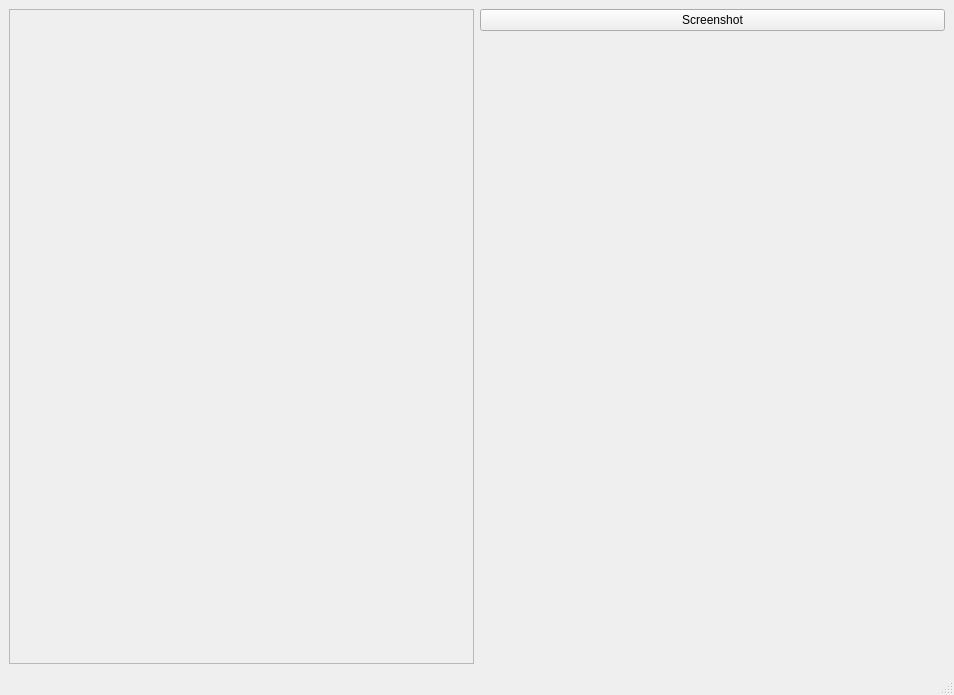
<?xml version="1.0" encoding="UTF-8"?>
<ui version="4.0">
 <class>MainWindow</class>
 <widget class="QMainWindow" name="MainWindow">
  <property name="geometry">
   <rect>
    <x>0</x>
    <y>0</y>
    <width>954</width>
    <height>695</height>
   </rect>
  </property>
  <property name="windowTitle">
   <string> VirtualRobot - ShowScene</string>
  </property>
  <widget class="QWidget" name="centralwidget">
   <layout class="QGridLayout" name="gridLayout">
    <item row="0" column="0">
     <layout class="QHBoxLayout" name="horizontalLayout">
      <item>
       <widget class="QFrame" name="frameViewer">
        <property name="frameShape">
         <enum>QFrame::StyledPanel</enum>
        </property>
        <property name="frameShadow">
         <enum>QFrame::Raised</enum>
        </property>
       </widget>
      </item>
      <item>
       <layout class="QVBoxLayout" name="verticalLayout">
        <item>
         <widget class="QPushButton" name="pushButton_2">
          <property name="text">
           <string>Screenshot</string>
          </property>
         </widget>
        </item>
        <item>
         <widget class="QLabel" name="label">
          <property name="text">
           <string/>
          </property>
         </widget>
        </item>
       </layout>
      </item>
     </layout>
    </item>
   </layout>
  </widget>
  <widget class="QMenuBar" name="menubar">
   <property name="geometry">
    <rect>
     <x>0</x>
     <y>0</y>
     <width>954</width>
     <height>31</height>
    </rect>
   </property>
  </widget>
  <widget class="QStatusBar" name="statusbar"/>
 </widget>
 <resources/>
 <connections/>
</ui>
